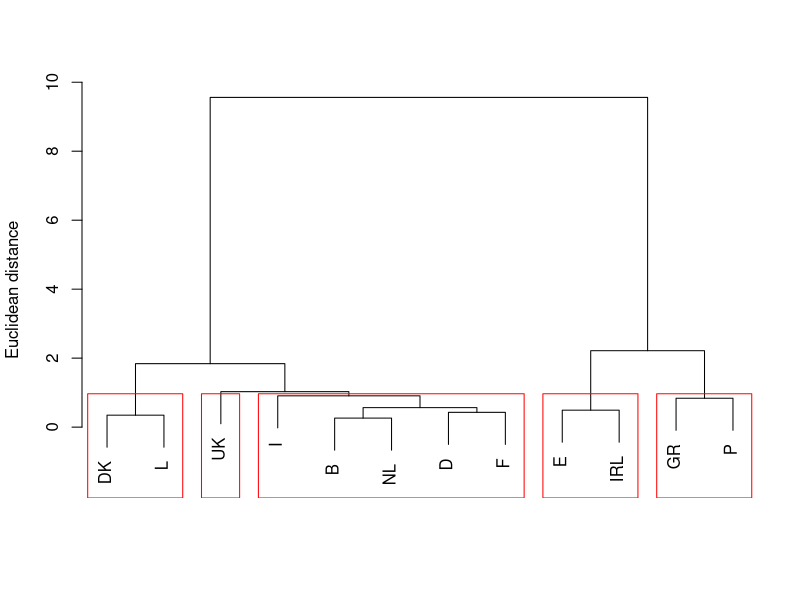

Source code (R):
library("cluster")  # load package for cluster analysis
data("agriculture", package = "cluster")  # load the data
mydata = scale(agriculture)  # normalize the data
d = dist(mydata, method = "euclidean")  # calculate distance matrix
print(d, digits = 2)  # show distance matrix
fit = hclust(d, method = "ward")  # fit the model

dev.new()
plot(fit, main = "", , sub = "", xlab = "", ylab = "Euclidean distance")  # plot the solution
groups = cutree(fit, k = 5)  # define clusters
rect.hclust(fit, k = 5, border = "red")  # draw boxes
